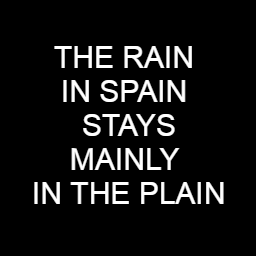
%> input picture Acitivity 2 Part 1/RAIN.png, 256 x 256 px
$ octave AP157Act23.m   (GNU Octave 9; MATLAB toolbox functions it lacks are replaced by stand-ins)
%> lines starting %> are read from the running program, lines starting %| are printed output that depends on the picture
%% 2.3 Correlation

% Get the FFT2 of both images
phrase = rgb2gray(im2double(imread('RAIN.png')));
%> phrase: size 256x256 double; min 0, max 1, mean 0.0814
phrase_FFT2 = fft2(phrase);

% letter A

A = rgb2gray(im2double(imread('A.png')));
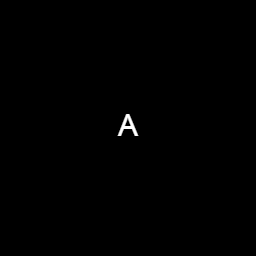
%> input picture Acitivity 2 Part 1/A.png, 256 x 256 px
%> A: size 256x256 double; min 0, max 1, mean 0.00252
A_FFT2 = fft2(A);

% Multiply the Letter_A_FFT2 and conjugate Phrase_FFT2
product = phrase_FFT2.*conj(A_FFT2);

% Get the IFFT of the product and display as abs()
Inverse_Product = fftshift(ifft2(product));

% Display image
figure(1);
subplot(1,3,1);
imshow(phrase);
title("Phrase");
subplot(1,3,2);
imshow(A);
title("Letter");
subplot(1,3,3);
imagesc(abs(Inverse_Product));
title("Matched");

colormap gray; axis image;

% letter I

A = rgb2gray(im2double(imread('I.png')));
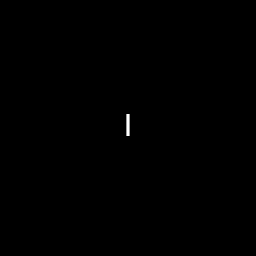
%> input picture Acitivity 2 Part 1/I.png, 256 x 256 px
%> A: size 256x256 double; min 0, max 1, mean 0.00108
A_FFT2 = fft2(A);

% Multiply the Letter_A_FFT2 and conjugate Phrase_FFT2
product = phrase_FFT2.*conj(A_FFT2);

% Get the IFFT of the product and display as abs()
Inverse_Product = fftshift(ifft2(product));

% Display image
figure(2);
subplot(1,3,1);
imshow(phrase);
title("Phrase");
subplot(1,3,2);
imshow(A);
title("Letter");
subplot(1,3,3);
imagesc(abs(Inverse_Product));
title("Matched");

colormap gray; axis image;

% letter N

A = rgb2gray(im2double(imread('N.png')));
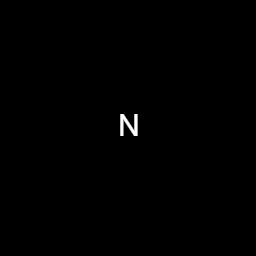
%> input picture Acitivity 2 Part 1/N.png, 256 x 256 px
%> A: size 256x256 double; min 0, max 1, mean 0.00317
A_FFT2 = fft2(A);

% Multiply the Letter_A_FFT2 and conjugate Phrase_FFT2
product = phrase_FFT2.*conj(A_FFT2);

% Get the IFFT of the product and display as abs()
Inverse_Product = fftshift(ifft2(product));
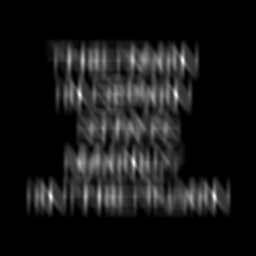
%> Inverse_Product: size 256x256 double; min -4.15e-14, max 181, mean 16.9; drawn with min black and max white

% Display image
figure(3);
subplot(1,3,1);
imshow(phrase);
title("Phrase");
subplot(1,3,2);
imshow(A);
title("Letter");
subplot(1,3,3);
imagesc(abs(Inverse_Product));
title("Matched");

colormap gray; axis image;

% letters IN

A = rgb2gray(im2double(imread('IN.png')));
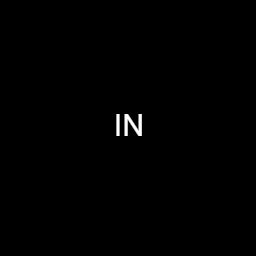
%> input picture Acitivity 2 Part 1/IN.png, 256 x 256 px
%> A: size 256x256 double; min 0, max 1, mean 0.00424
A_FFT2 = fft2(A);

% Multiply the Letter_A_FFT2 and conjugate Phrase_FFT2
product = phrase_FFT2.*conj(A_FFT2);

%Get the IFFT of the product and display as abs()
Inverse_Product = fftshift(ifft2(product));
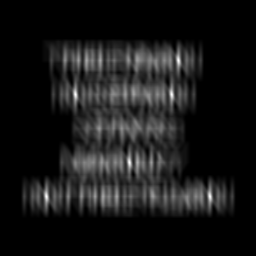
%> Inverse_Product: size 256x256 double; min -5.68e-14, max 242.4, mean 22.6; drawn with min black and max white

%Display image
figure(4);
subplot(1,3,1);
imshow(phrase);
title("Phrase");
subplot(1,3,2);
imshow(A);
title("Letter");
subplot(1,3,3);
imagesc(abs(Inverse_Product));
title("Matched");

colormap gray; axis image;
%> after `axis image`:
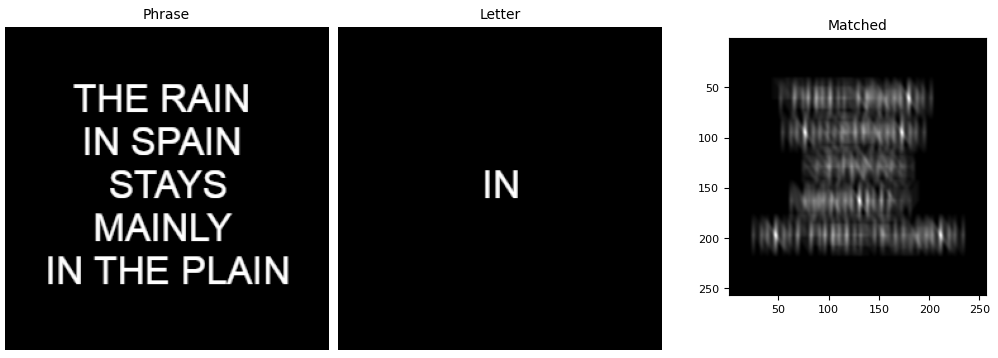
%> figure redrawn from the program's plot data, 3 panels
